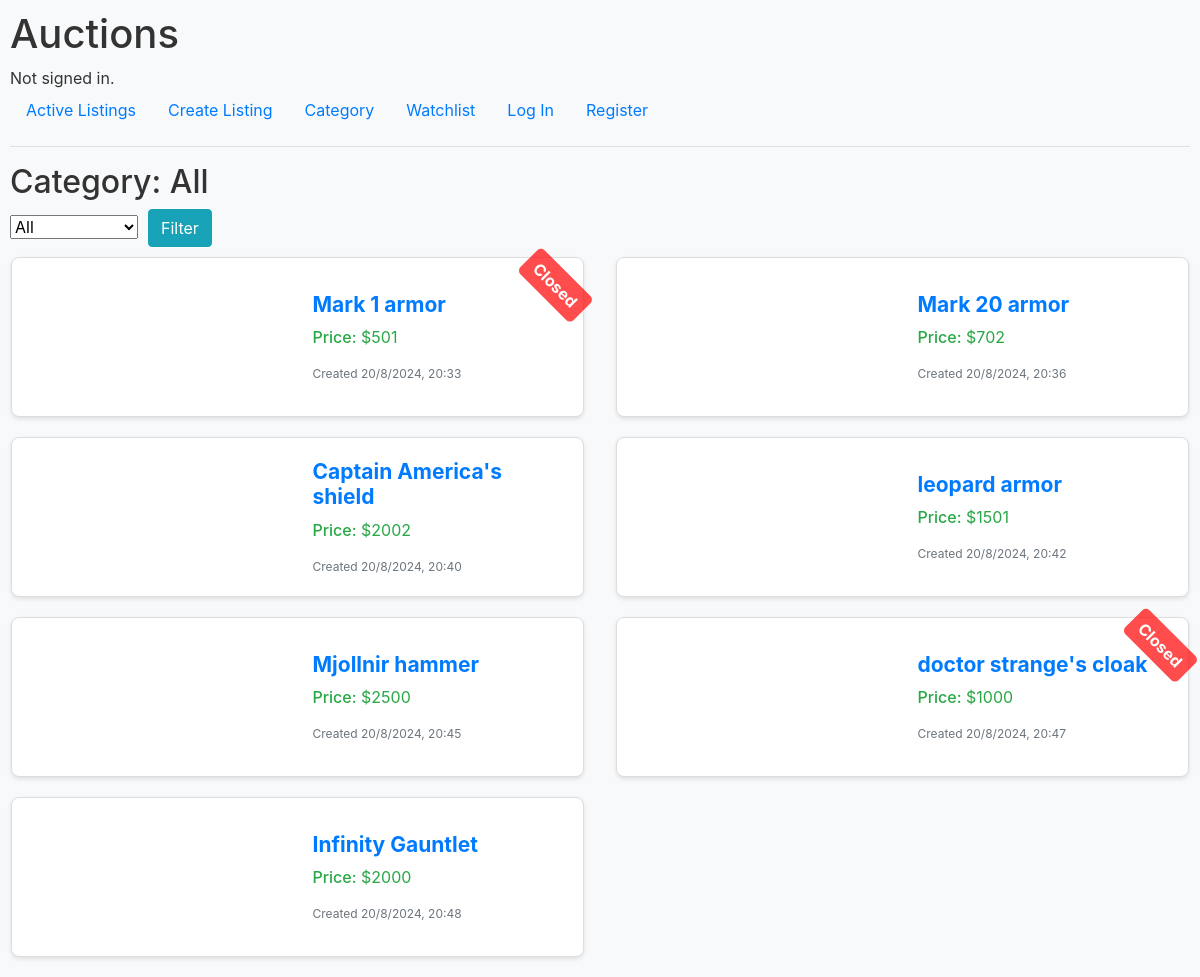
The page /category on the database its author committed.
### auctions/models.py (models this page shows)
class AuctionList(models.Model):
    title = models.CharField(max_length=64)
    description = models.CharField(max_length=200)
    category = models.CharField(max_length=64)
    time = models.CharField(max_length=64)
    image_url = models.CharField(max_length=1000)
    price = models.IntegerField()
    closed = models.BooleanField(default = False)

### auctions/views.py (the view)
# urls.py: path("category", views.category, name="category")
def category(request):
    category = "All"
    products = AuctionList.objects.all()
    if request.method == "POST":
        category = request.POST.get("category")
    if category != "All" and category in CATEGORIES:
        products = products.filter(category=category)
    return render(request, "auctions/category.html", {
        "categories": CATEGORIES,
        "products": products,
        "category": category
    })

### auctions/templates/auctions/category.html (shortened to what this page needs)
{% extends "auctions/layout.html" %}
{% block body %}
    <h2>Category: {{ category }}</h2>
    <form action="{% url 'category' %}" method="post">
        <select name="category">
            <option name="category" value="All">All</option>
            <input type="submit" class="btn btn-info" value="Filter" style="margin-left: 10px;">
        </select>
    </form>
    <div class="products row">
        {% for product in products %}
            <div class="col-md-6">
                <a href="{% url 'specific' product.id %}">
                    <div class="product row">
                        <div class="product-img col-md-6">
                        </div>
                        <div class="product-infor col-md-6">
                            <h4>{{ product.title }}</h4>
                            <p><span>Price:</span> ${{ product.price }}</p>
                            <small>{{ product.time }}</small>
                        </div>
                        {% if product.closed %}
                            <div class="closed">Closed</div>
                        {% endif %}
                    </div>
                </a>
            </div>
        {% endfor %}
    </div>
{% endblock %}

### auctions/static/auctions/styles.css (style rules this page uses)
body { padding: 10px; background-color: #f8f9fa; color: #333; }
.product { position: relative; display: flex; justify-content: center; align-items: center; height: 160px; border: 1px solid #ddd; border-radius: 8px; background-color: #fff; box-shadow: 0 2px 4px rgba(0, 0, 0, 0.1); margin: 10px 1px; transition: transform 0.2s, box-shadow 0.2s; }
.closed { position: absolute; top: 10px; right: -10px; background-color: rgba(255, 0, 0, 0.7); color: #fff; padding: 5px 10px; border-radius: 5px; font-weight: bold; transform: rotate(45deg); transform-origin: center; transition: background-color 0.2s; }
.product h4 { overflow: hidden; text-overflow: ellipsis; }
.product-img { position: relative; border-top-left-radius: 8px; border-top-right-radius: 8px; display: flex; height: 100%; justify-content: center; align-items: center; }
.product-infor { padding: 15px; display: flex; flex-direction: column; justify-content: space-between; }
.product-infor span { font-weight: 500; }
.product-infor p { color: #28a745; }
.product-infor h4 { font-size: 21px; font-weight: bold; color: #007bff; }
.product-infor small { font-size: 12px; color: #6c757d; }

### rows shown on the page
AuctionList: title "Mark 1 armor", price "501", time "Created 20/8/2024, 20:33", closed "Closed"
AuctionList: title "Mark 20 armor", price "702", time "Created 20/8/2024, 20:36"
AuctionList: title "Captain America's shield", price "2002", time "Created 20/8/2024, 20:40"
AuctionList: title "leopard armor", price "1501", time "Created 20/8/2024, 20:42"
AuctionList: title "Mjollnir hammer", price "2500", time "Created 20/8/2024, 20:45"
AuctionList: title "doctor strange's cloak", price "1000", time "Created 20/8/2024, 20:47", closed "Closed"
AuctionList: title "Infinity Gauntlet", price "2000", time "Created 20/8/2024, 20:48"

### other values the page prints
{{ category }} "All"
